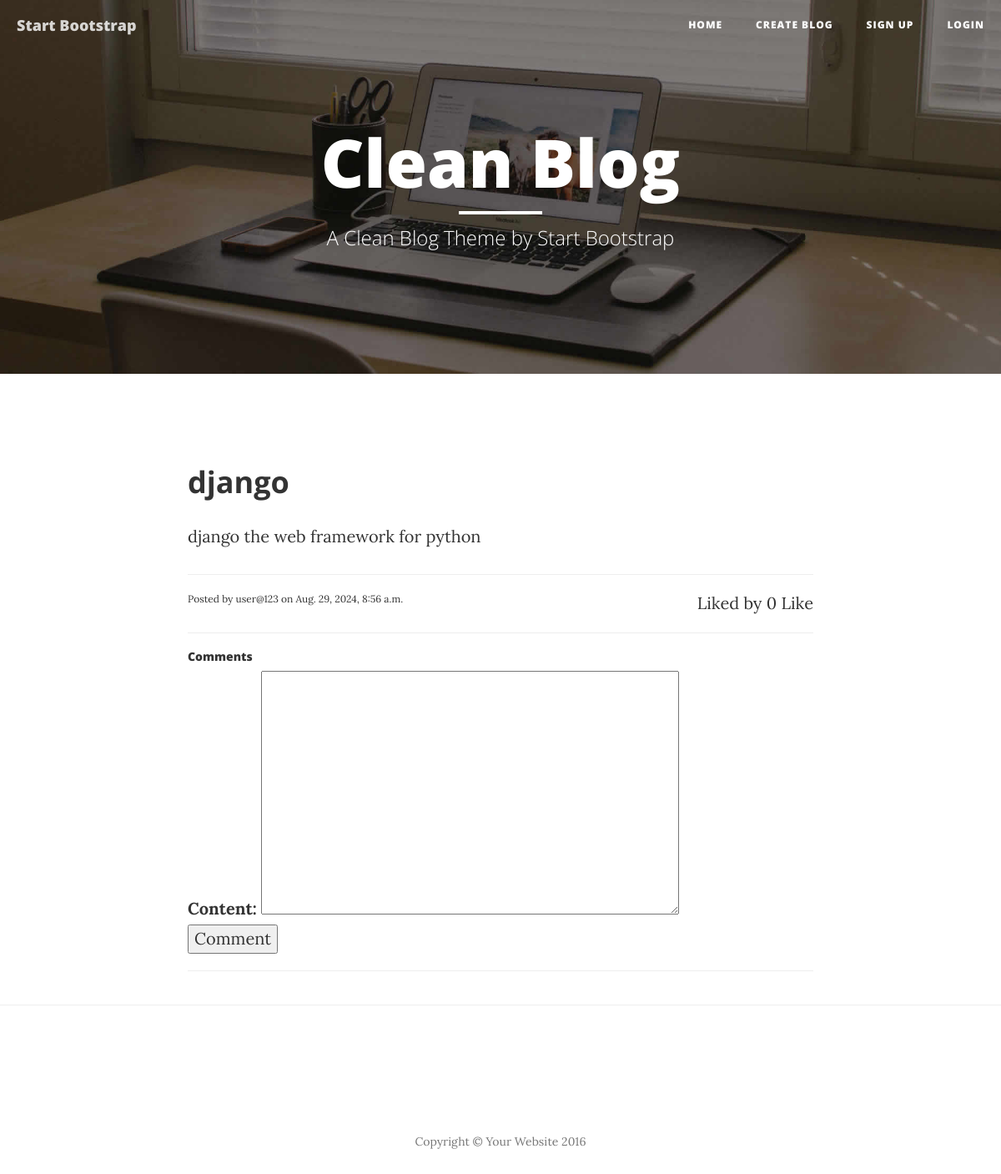
Page /blog/1/ on the committed database.
### main/models.py (models this page shows, shortened)
class Post(models.Model):
    title = models.CharField(max_length=255)
    content = models.TextField()
    created_at = models.DateTimeField(auto_now_add=True)
    updated_at = models.DateTimeField(auto_now=True)
    author = models.ForeignKey(User, on_delete=models.CASCADE, related_name="posts")
    category = models.ForeignKey(Category, on_delete=models.CASCADE, related_name='posts')

### main/views.py (the view)
# urls.py: path('blog/<int:blog_id>/', views.blog_detail, name="blog_detail_page"),
def blog_detail(request, blog_id):
    try:
        blog = Post.objects.get(id=blog_id)
    except Post.DoesNotExist:
        return redirect("home_page")
    else:
        comments = blog.comments.all()
        likes = blog.likes.count
        context = {
            'blog':blog,
            'comment_form':CommentForm(),
            'comments':comments,
            'likes':likes
        }
        return render(request, 'main/blog_detail.html', context)

### main/forms.py (shortened to what this page needs)
class CommentForm(forms.ModelForm):
    class Meta:
        model = Comment
        fields = ['content']

### main/templates/main/blog_detail.html (shortened to what this page needs)
{% extends 'main/base.html' %}
{% block main_content %}
  <article>
    <div class="container">
      <div class="row">
        <div class="col-lg-8 col-lg-offset-2 col-md-10 col-md-offset-1">
          <h2 class="section-heading">{{ blog.title }}</h2>
          <p>{{ blog.content|safe }}</p>
          <hr />
          <div class="" style="display: flex; justify-content: space-between;">
            <div class="post-meta" style="font-size: 1.2rem;">
              Posted by <a href="#">{{ blog.author }}</a> on {{ blog.created_at }}
            </div>
            <div>
              Liked by {{ likes|default:0 }}
              <a href="{% url 'add_like' blog.id %}">Like</a>
            </div>
          </div>
          <hr />
          <section>
            <h5>Comments</h5>
            <form action="{% url 'add_comment' %}" method="post">
              {{ comment_form }}
              <button type="submit">Comment</button>
            </form>
            <hr />
          </section>
        </div>
      </div>
    </div>
  </article>
{% endblock %}

### rows in the picture
Post: title "django", content "django the web framework for python", author "user@123", created_at "Aug. 29, 2024, 8:56 a.m.", id "0"
